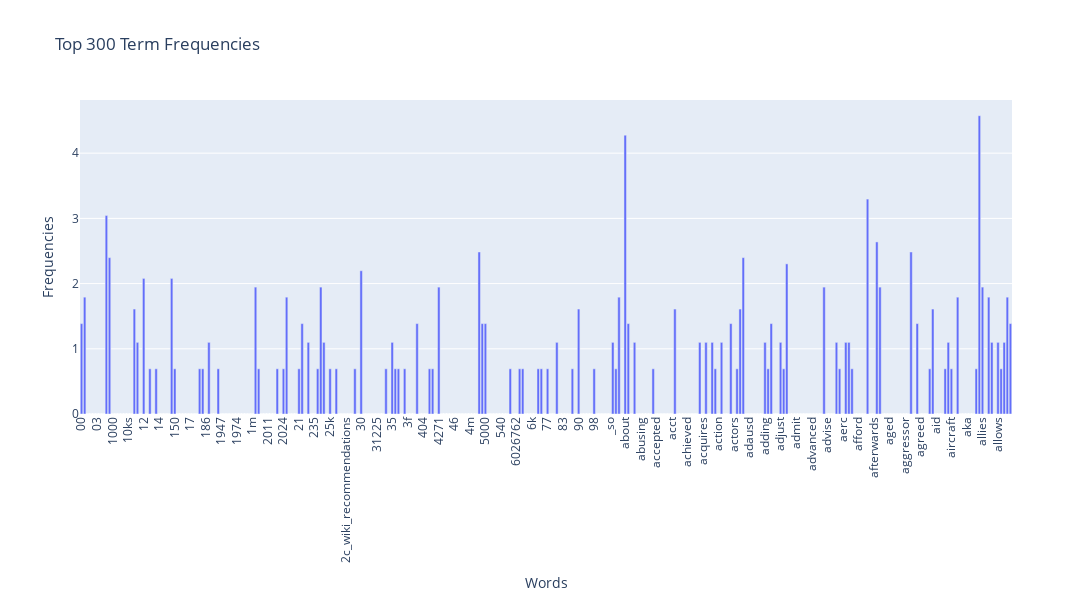

Here is the notebook cell this chart was saved with:
### Markdown cell above
### >>> **Exercise 15 (take home):** 
Implementing the code to the log frequency

### Code cell
# Answer here

words = count_vect.get_feature_names_out()[:300]
freqs = term_frequencies_log[:300]

fig = px.bar(
    x=words,
    y=freqs,
    labels={'x': 'Words', 'y': 'Frequencies'},
    title="Top 300 Term Frequencies"
)

fig.update_layout(
    xaxis_tickangle=-90,
    width=3000,  
    height=600
)

fig.show()

### Figure 1 — Plotly figure (JSON) as saved in the notebook; plotly's stock layout.template omitted (floating-point values rounded to 4 significant figures; data arrays with more than 128 entries replaced by an {"elided": "..."} marker saying what was removed)
{"data": [{"hovertemplate": "Words=%{x}<br>Frequencies=%{y}<extra></extra>", "legendgroup": "", "marker": {"color": "#636efa", "pattern": {"shape": ""}}, "name": "", "orientation": "v", "showlegend": false, "textposition": "auto", "type": "bar", "x": {"elided": "300 str values"}, "xaxis": "x", "y": {"elided": "300 float values"}, "yaxis": "y"}], "layout": {"barmode": "relative", "height": 600, "legend": {"tracegroupgap": 0}, "title": {"text": "Top 300 Term Frequencies"}, "width": 3000, "xaxis": {"anchor": "y", "domain": [0, 1], "tickangle": -90, "title": {"text": "Words"}}, "yaxis": {"anchor": "x", "domain": [0, 1], "title": {"text": "Frequencies"}}}}
